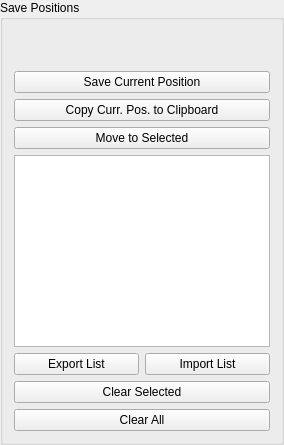
                  <widget class="QGroupBox" name="groupBox_38">
                   <property name="enabled">
                    <bool>true</bool>
                   </property>
                   <property name="sizePolicy">
                    <sizepolicy hsizetype="Fixed" vsizetype="Preferred">
                     <horstretch>0</horstretch>
                     <verstretch>0</verstretch>
                    </sizepolicy>
                   </property>
                   <property name="title">
                    <string>Save Positions</string>
                   </property>
                   <layout class="QGridLayout" name="gridLayout_126">
                    <item row="1" column="0">
                     <layout class="QGridLayout" name="gridLayout_127">
                      <item row="0" column="0">
                       <layout class="QGridLayout" name="gridLayout_128">
                        <item row="2" column="0">
                         <widget class="QPushButton" name="pb_move_pos_mll">
                          <property name="sizePolicy">
                           <sizepolicy hsizetype="Preferred" vsizetype="Fixed">
                            <horstretch>0</horstretch>
                            <verstretch>0</verstretch>
                           </sizepolicy>
                          </property>
                          <property name="styleSheet">
                           <string notr="true"/>
                          </property>
                          <property name="text">
                           <string>Move to Selected</string>
                          </property>
                         </widget>
                        </item>
                        <item row="0" column="0">
                         <layout class="QHBoxLayout" name="horizontalLayout_39">
                          <item>
                           <widget class="QPushButton" name="pb_save_pos_mll">
                            <property name="sizePolicy">
                             <sizepolicy hsizetype="Preferred" vsizetype="Fixed">
                              <horstretch>0</horstretch>
                              <verstretch>0</verstretch>
                             </sizepolicy>
                            </property>
                            <property name="styleSheet">
                             <string notr="true"/>
                            </property>
                            <property name="text">
                             <string>Save Current Position</string>
                            </property>
                           </widget>
                          </item>
                         </layout>
                        </item>
                        <item row="1" column="0">
                         <widget class="QPushButton" name="pb_copy_curr_pos_mll">
                          <property name="toolTip">
                           <string>motor values to clipboard</string>
                          </property>
                          <property name="text">
                           <string>Copy Curr. Pos. to Clipboard</string>
                          </property>
                         </widget>
                        </item>
                       </layout>
                      </item>
                      <item row="1" column="0">
                       <widget class="QListWidget" name="mll_sample_roi_list_widget">
                        <property name="sizePolicy">
                         <sizepolicy hsizetype="Preferred" vsizetype="Expanding">
                          <horstretch>0</horstretch>
                          <verstretch>0</verstretch>
                         </sizepolicy>
                        </property>
                       </widget>
                      </item>
                      <item row="2" column="0">
                       <layout class="QGridLayout" name="gridLayout_129">
                        <item row="2" column="0">
                         <widget class="QPushButton" name="pb_roiList_clear_mll">
                          <property name="text">
                           <string>Clear All</string>
                          </property>
                         </widget>
                        </item>
                        <item row="0" column="0">
                         <layout class="QHBoxLayout" name="horizontalLayout_81">
                          <item>
                           <widget class="QPushButton" name="pb_roiList_export_mll">
                            <property name="text">
                             <string>  Export List  </string>
                            </property>
                           </widget>
                          </item>
                          <item>
                           <widget class="QPushButton" name="pb_roiList_import_mll">
                            <property name="text">
                             <string>   Import List   </string>
                            </property>
                           </widget>
                          </item>
                         </layout>
                        </item>
                        <item row="1" column="0">
                         <widget class="QPushButton" name="pb_roiList_clear_sel_mll">
                          <property name="text">
                           <string>Clear Selected</string>
                          </property>
                         </widget>
                        </item>
                       </layout>
                      </item>
                     </layout>
                    </item>
                    <item row="0" column="0">
                     <spacer name="verticalSpacer_30">
                      <property name="orientation">
                       <enum>Qt::Vertical</enum>
                      </property>
                      <property name="sizeType">
                       <enum>QSizePolicy::Fixed</enum>
                      </property>
                      <property name="sizeHint" stdset="0">
                       <size>
                        <width>20</width>
                        <height>40</height>
                       </size>
                      </property>
                     </spacer>
                    </item>
                   </layout>
                  </widget>
